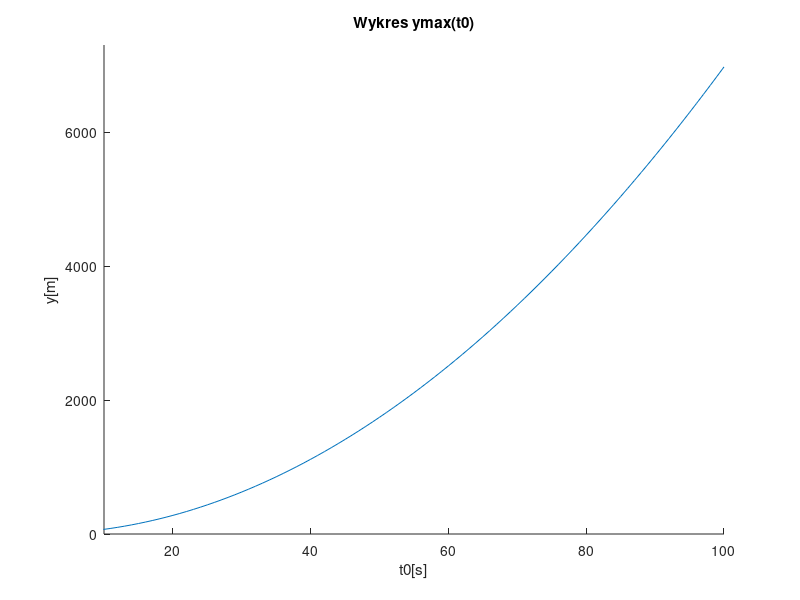

Write the MATLAB code that produced this figure.
%Oskar Chrostowski lista 9
clear all
%Podpunkt B
a0=12;
g=9.81;
tablicaMax=[];
for t0=0:100
    t= 0:t0;
    y=(1/2)*(a0-g).*t.^2-(a0.*t.^6)/(30*t0^4);
    tablicaMax = [tablicaMax, max(y) ];
end
hold on
plot(t,tablicaMax)
axis([10 100 0 7300])
title("Wykres ymax(t0)")
xlabel("t0[s]")
ylabel("y[m]")
hold off

